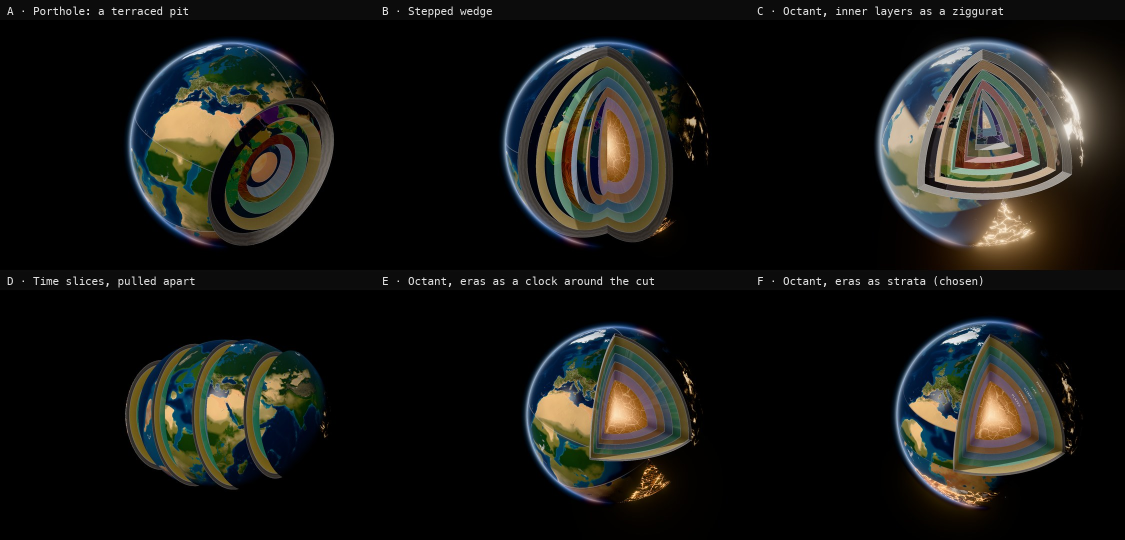
#> input picture tools/hero/renders/approaches.jpg, 2250 x 1080 px, given in place of p500_albedo.jpg, which was not available (shown at 1/2 size)
$ python proto.py
#> lines starting #> are read from the running program, lines starting #| are printed output that depends on the picture
"""Quick 2D prototypes of hero layouts, from tools/hero/tex. Not production: for comparing formats."""
import sys, os
import numpy as np
from PIL import Image, ImageDraw, ImageFilter, ImageFont

HERO = '/Users/kvh/dev/sim/lightworld/tools/hero'
SITE = '/Users/kvh/dev/sim/lightworld/site/img'
OUT = os.path.dirname(os.path.abspath(__file__)) + '/out'
os.makedirs(OUT, exist_ok=True)
W, H = 1800, 1000
rng = np.random.default_rng(7)
FONT = '/System/Library/Fonts/Supplemental/Arial.ttf'
try:
    ImageFont.truetype(FONT, 10)
except Exception:
    FONT = None


def font(sz):
    return ImageFont.truetype(FONT, sz) if FONT else ImageFont.load_default()


def tex(name, w=2048):
    im = Image.open(f'{HERO}/tex/{name}').convert('RGB').resize((w, w // 2), Image.LANCZOS)
    return np.asarray(im).astype(np.float32) / 255


def noise(h, w, octaves=6, seed=0):
    r = np.random.default_rng(seed)
    acc = np.zeros((h, w), np.float32)
    amp, tot = 1.0, 0
    for o in range(octaves):
        s = 4 * 2 ** o
        n = r.random((s // 2 + 1, s)).astype(np.float32)
        n = np.asarray(Image.fromarray((n * 255).astype(np.uint8)).resize((w, h), Image.BICUBIC)).astype(np.float32) / 255
        acc += amp * n
        tot += amp
        amp *= 0.55
    return acc / tot


def magma_tex(w=2048):
    h = w // 2
    n = noise(h, w, 7, 3)
    cr = np.abs(noise(h, w, 6, 11) - 0.5)
    crack = np.clip(1 - cr * 14, 0, 1) ** 2
    t = np.clip(0.15 + 0.5 * n + 0.9 * crack, 0, 1)
    stops = np.array([[0.05, 0.02, 0.02], [0.35, 0.06, 0.02], [0.85, 0.3, 0.05], [1.0, 0.75, 0.3], [1, 0.95, 0.75]])
    x = t * (len(stops) - 1)
    i = np.clip(x.astype(int), 0, len(stops) - 2)
    f = (x - i)[..., None]
    return stops[i] * (1 - f) + stops[i + 1] * f


def era_textures():
    T = {}
    T['magma'] = magma_tex()
    T['p500'] = tex('p500_albedo.jpg')
#> in tex, `im = Image.open(f'{HERO}/tex/{name}').convert('RGB').resize((w, w // 2..`:
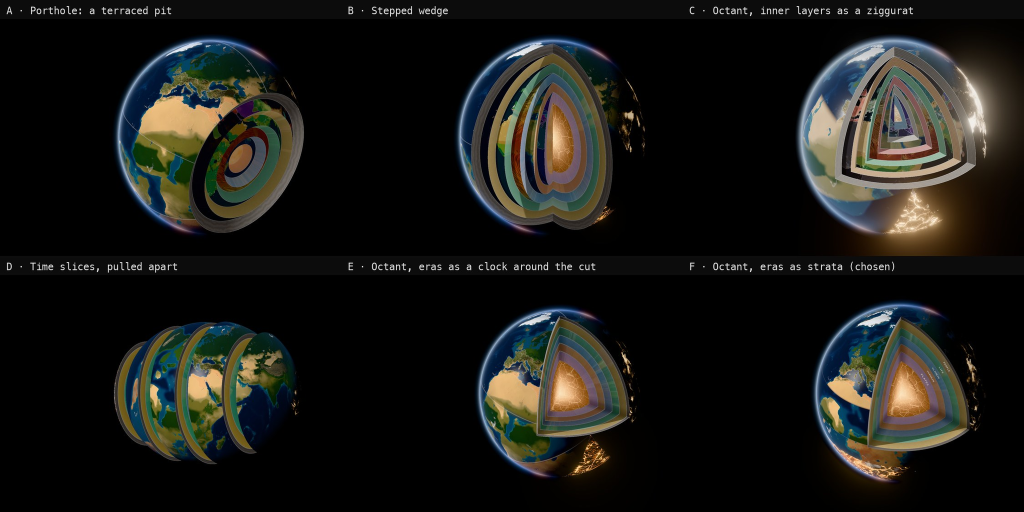
#> im: PIL image 2048x1024 RGB (shown at 1/2 size); mean R, G, B 25.8, 25.7, 22.1
    T['p250'] = tex('p250_albedo.jpg')
#> call 2 of tex, with name = 'p250_albedo.jpg', w = 2048
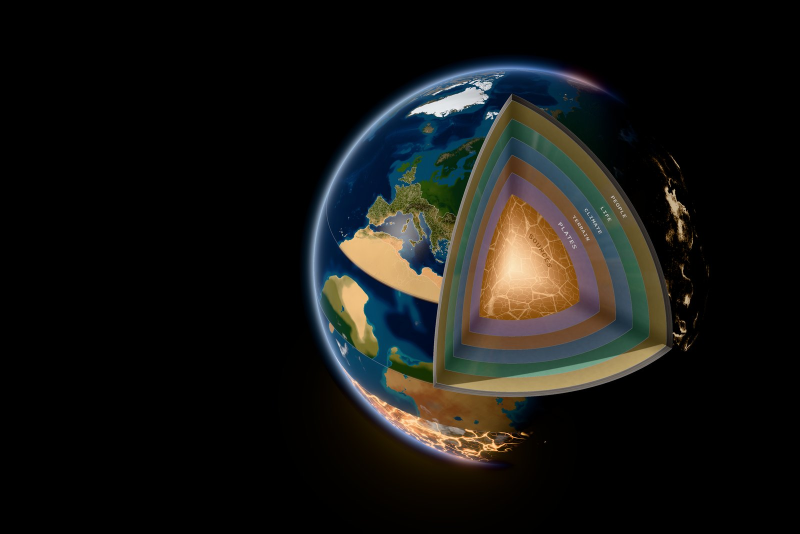
#> input picture tools/hero/renders/hero-cutaway-1600.jpg, 1600 x 1067 px, given in place of p250_albedo.jpg, which was not available (shown at 1/2 size)
#> in tex (call 2), `im = Image.open(f'{HERO}/tex/{name}').convert('RGB').resize((w, w // 2..`:
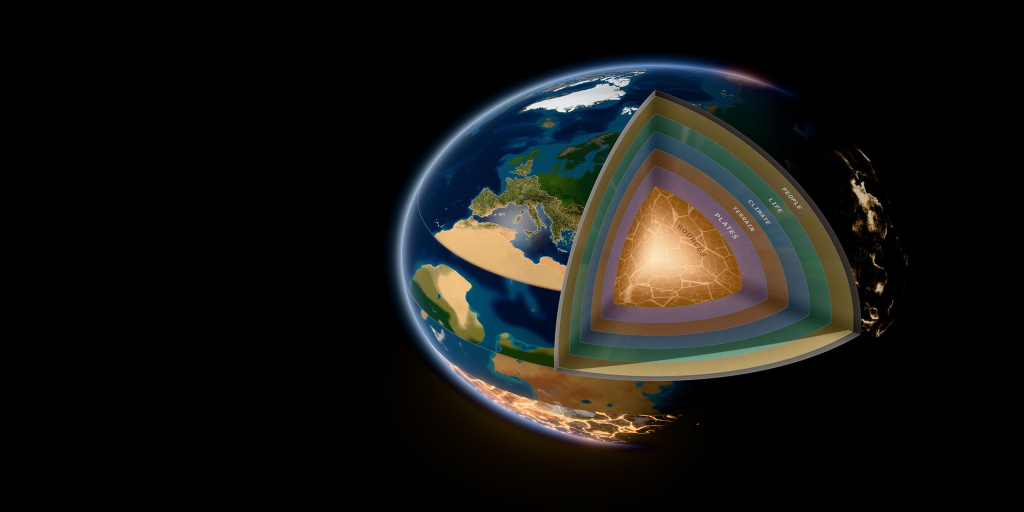
#> im: PIL image 2048x1024 RGB (shown at 1/2 size); mean R, G, B 22.7, 22.5, 19.7
    T['p100'] = tex('p100_albedo.jpg')
    now = tex('now_albedo.jpg')
    ppl = tex('L_people.jpg')
    sat = ppl.max(-1) - ppl.min(-1)
    m = np.clip((sat - 0.12) * 4, 0, 1)[..., None]
    T['rome'] = now * (1 - 0.55 * m) + ppl * 0.55 * m
    T['now'] = now
    lights = np.asarray(Image.open(f'{HERO}/tex/now_lights.png').convert('L').resize((2048, 1024), Image.LANCZOS)).astype(np.float32) / 255
    T['lights'] = lights
    for k in ['plates', 'terrain', 'climate', 'life', 'people']:
        T['L_' + k] = tex(f'L_{k}.jpg')
    return T


# [51 lines left out: functions globe, halo, not called in this run]


def to_img(a):
    return Image.fromarray((np.clip(a, 0, 1) * 255).astype(np.uint8))


def paste(canvas, rgba, cx, cy):
    im = to_img(rgba)
    canvas.alpha_composite(im, (int(cx - im.width / 2), int(cy - im.height / 2)))


# [24 lines left out: functions background, label, textblock, not called in this run]


ERAS = [('magma', '4,536 Ma', 'Magma ocean'), ('p500', '500 Ma', 'Cambrian'), ('p250', '250 Ma', 'Pangaea'),
        ('p100', '100 Ma', 'Cretaceous'), ('rome', '120 CE', 'Rome'), ('now', 'Today', 'Today')]
LAYERS = [('L_people', 'People', (201, 154, 74)), ('L_life', 'Life', (79, 154, 114)),
          ('L_climate', 'Climate', (79, 134, 184)), ('L_terrain', 'Terrain', (176, 110, 74)),
          ('L_plates', 'Plates', (109, 95, 158))]
ERA_LON = {'magma': 20, 'p500': 160, 'p250': 10, 'p100': 10, 'rome': 20, 'now': 20}


# ---------- G: orange-peel gores, each a different era, fanned out ----------
# [364 lines left out: functions proto_gores, proto_fan, iso_slab, proto_cake, proto_spacetime, proto_panorama and 6 more, not called in this run]


if __name__ == '__main__':
#> (the run stopped early here; a loop or call above may not have finished)
